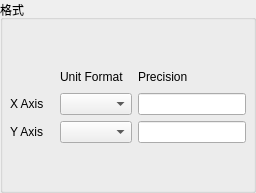
            <widget class="QGroupBox" name="groupBox_9">
             <property name="sizePolicy">
              <sizepolicy hsizetype="Maximum" vsizetype="Preferred">
               <horstretch>0</horstretch>
               <verstretch>0</verstretch>
              </sizepolicy>
             </property>
             <property name="title">
              <string>格式</string>
             </property>
             <layout class="QVBoxLayout" name="verticalLayout_8">
              <property name="leftMargin">
               <number>7</number>
              </property>
              <property name="topMargin">
               <number>7</number>
              </property>
              <property name="rightMargin">
               <number>7</number>
              </property>
              <property name="bottomMargin">
               <number>7</number>
              </property>
              <item>
               <spacer name="verticalSpacer_31">
                <property name="orientation">
                 <enum>Qt::Vertical</enum>
                </property>
                <property name="sizeHint" stdset="0">
                 <size>
                  <width>20</width>
                  <height>40</height>
                 </size>
                </property>
               </spacer>
              </item>
              <item>
               <layout class="QGridLayout" name="gridLayout_6">
                <item row="0" column="0">
                 <spacer name="horizontalSpacer_5">
                  <property name="orientation">
                   <enum>Qt::Horizontal</enum>
                  </property>
                  <property name="sizeHint" stdset="0">
                   <size>
                    <width>44</width>
                    <height>20</height>
                   </size>
                  </property>
                 </spacer>
                </item>
                <item row="0" column="1">
                 <widget class="QLabel" name="label_23">
                  <property name="text">
                   <string>Unit Format</string>
                  </property>
                 </widget>
                </item>
                <item row="0" column="2">
                 <widget class="QLabel" name="label_26">
                  <property name="text">
                   <string>Precision</string>
                  </property>
                 </widget>
                </item>
                <item row="1" column="0">
                 <widget class="QLabel" name="label_24">
                  <property name="text">
                   <string>X Axis</string>
                  </property>
                 </widget>
                </item>
                <item row="1" column="1">
                 <widget class="QComboBox" name="comboBox_4"/>
                </item>
                <item row="2" column="0">
                 <widget class="QLabel" name="label_25">
                  <property name="text">
                   <string>Y Axis</string>
                  </property>
                 </widget>
                </item>
                <item row="2" column="1">
                 <widget class="QComboBox" name="comboBox_5"/>
                </item>
                <item row="1" column="2">
                 <widget class="QLineEdit" name="lineEdit_PrecisionX"/>
                </item>
                <item row="2" column="2">
                 <widget class="QLineEdit" name="lineEdit_PrecisionY"/>
                </item>
               </layout>
              </item>
              <item>
               <spacer name="verticalSpacer_30">
                <property name="orientation">
                 <enum>Qt::Vertical</enum>
                </property>
                <property name="sizeHint" stdset="0">
                 <size>
                  <width>20</width>
                  <height>40</height>
                 </size>
                </property>
               </spacer>
              </item>
             </layout>
            </widget>
